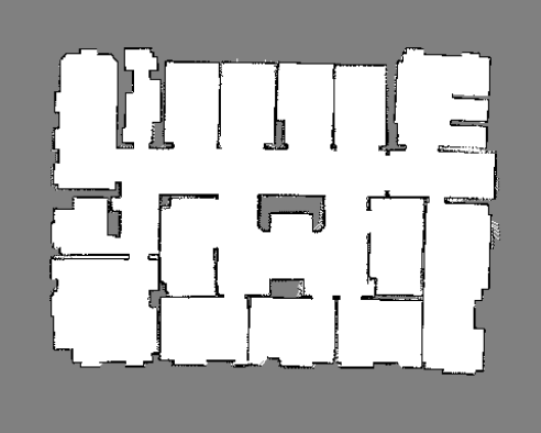
%> input picture Technical/DVZ Resources/Drones Versus Zombies (DVZ)/Software Element/Localization/map_example.png, 541 x 433 px
$ octave laser_scan_demo.m   (GNU Octave 9; MATLAB toolbox functions it lacks are replaced by stand-ins)
%> lines starting %> are read from the running program, lines starting %| are printed output that depends on the picture; in (x1, y1, x2, y2) boxes, pixels count from 0 and x2, y2 are one past the last pixel; in counts of white or black regions, pixels touching at a corner belong together; the program's own positions count from 1
### Technical/DVZ Resources/Drones Versus Zombies (DVZ)/Software Element/Localization/laser_range_opt.m
 function [z_meas, ind_x, ind_y, ind_pos_x, ind_pos_y] = laser_range_opt(x, y, psi, map, map_res)

% laser_range_opt
% Austin Lillard
% Created: 01/27/2015
% Updated: 01/28/2015
% Purpose:
%       - To calculate the distance measurement given by a laser range
%       finder in an occupancy grid.
% Inputs:
%       -x: x position in map [m]
%       -y: y position in map [m]
%       -psi: yaw angle [rad], +CCW, 0 aligned with x-axis, [-pi, pi]
%       -map: occupancy grid matrix (mxn), 1 == occupied, 0 ==  unoccupied
%       -map_res: length of unit square in grid [m]
%
%       Example map:
%       y
%       ^
%       | 1 1 1 1 1 1 1 1
%       | 1 0 0 0 0 0 0 1
%       | 1 0 0 0 0 0 0 1
%       | 1 0 0 1 1 1 0 1
%       | 1 1 1 1 0 1 1 1
%       - - - - - - - - - -> x
% Outputs:
%       -z_meas: measured distance, returns -1 if quad in wall
%       -ind_x: x index of laser hit
%       -ind_y: y index of laser hit
%       -ind_pos_x: x index of position
%       -ind_pos_y: y index of position


%% Script example values

% [28 lines of commented-out code are left out]

%% Setup Map

% Map matrix dimensions
[m, n] = size(map);

% Set map origin
x_axis = map_res: map_res :map_res*n;       % positive index -> increase in x value
y_axis = map_res*m: -map_res :map_res;      % positive index -> decrease in y value


%% Setup: Beam

% Maximum value the beam can return [m]
zmax = 10;

% Estimated points in unit grid space, assuming beam entry is perpendicular
% to the side of the square.
points_unit = 4;

% Discretization of the beam.
% Spacing between discretized points [m]
beam_spacing = map_res/points_unit;

% Create beam
beam = 0: beam_spacing : zmax;


%% Find when beam hits the wall

% If the current space is occupied
occupancy = 0;

% Calculate x and y positions of discretized beam in map coordinates
beam_x = x + beam*cos(psi);
beam_y = y + beam*sin(psi);

% Find indices in matrix that discretized beam has landed in

% First calculation

% Find which bin the beam sample lands in.  Similar to method used in
% 1-D particle filter code.  Need a negative one for y axis because the
% value is decreasing as the index increases.
    xdiff = (beam_x(1) - x_axis ) >= 0;
    ydiff = -1*(beam_y(1) - y_axis ) >= 0;

    % Returns index
    ind_x = length(x_axis(xdiff));
    ind_y = length(y_axis(ydiff));

    if ind_x <= 1
        ind_x = 1;
    end
    if ind_y <=1
        ind_y = 1;
    end

    % Record initial position of beam, show location of quadcopter
    ind_pos_x = ind_x;
    ind_pos_y = ind_y;

    ind_xp = ind_x;
    ind_yp = ind_y;

    % Check if grid unit is occupied or not
    occupancy = map(ind_y, ind_x);

    % If map grid space is occupied, exit loop and set laser range
    % measurement

    if occupancy == 1
        z_meas = -1;
        return
    end


% Loop through remaining beams
for ii = 2:length(beam)


        % Make sure indices do not exceed allowed values
        xforward = ind_xp + 1;
        if xforward >  n
            xforward = n;
        end

        yforward = ind_yp - 1;
        if yforward <= 0
            yforward = 1;
        end
        % X propagates to the right
        if psi > -pi/2 && psi < pi/2

            if beam_x(ii) < x_axis(xforward)
                ind_x = ind_xp;
            else
                ind_x = ind_xp + 1;
            end

        % X propagates to the left
        else

            if beam_x(ii) > x_axis(ind_xp)
                ind_x = ind_xp;
            else
                ind_x = ind_xp - 1;
            end

        end

        % Y propagates upward
        if psi > 0 && psi < pi

            if beam_y(ii) < y_axis(yforward);
                ind_y = ind_yp;
            else
                ind_y = ind_yp - 1;
            end

        else

            if beam_y(ii) > y_axis(ind_yp)
                ind_y = ind_yp;

            else
                ind_y = ind_yp + 1;
            end
        end


    if ind_x <= 1
        ind_x = 1;
    end
    if ind_y <=1
        ind_y = 1;
    end

    if ind_x > n
        ind_x = n;
    end
    if ind_y > m
        ind_y = m;
    end

    % Record previous indices
    ind_xp = ind_x;
    ind_yp = ind_y;

    % Check if grid unit is occupied or not
    occupancy = map(ind_y, ind_x);

    % If map grid space is occupied, exit loop and set laser range
    % measurement
    if occupancy == 1
        z_meas = (ii - 1)*beam_spacing;
        return
    end


end

% Return max laser value if the beam never intersected an occupied space
if occupancy == 0
    z_meas = zmax;
end


%% Display as image

% Return data for imaging


% Make position and laser hit gray
% for nn = 1:5
%     for jj = 1:5
%
%         map(ind_pos_y + nn - 3, ind_pos_x + jj - 3, 2) = 1;
%         map(ind_pos_y + nn - 3, ind_pos_x + jj - 3, 3) = 1;
%
%         map(ind_y + nn - 3, ind_x + jj -3, 1) = 1;
%
%
%     end
% end
%  map(ind_pos_y, ind_pos_x) = map(ind_pos_y, ind_pos_x) + 0.5;
%  map(ind_y, ind_x, 1) = 0.5;
%
%
% % Change to walls = black and free = white
%  occ_grid = imcomplement(map);
% %occ_grid = map;
%
% % Resize for ease of viewing
% occ_grid = imresize(occ_grid, 3, 'nearest');
%
% % Show on screen
% figure
% imshow(occ_grid)


### Technical/DVZ Resources/Drones Versus Zombies (DVZ)/Software Element/Localization/laser_scan_demo.m
%function [z_array] = laser_scan(x, y, psi, num_beams, map, map_res)

% laser_scan
% Austin Lillard
% Created: 01/27/2015
% Updated: 01/27/2015
% Purpose:
%       - To calculate an array of laser ranges corresponding to a
%       subsampled portion of the hokuyo scan data.
% Inputs:
%       -x: x location of the vehicle [m]
%       -y: y location of the vehicle [m]
%       -psi: yaw angle of quad [rad]
%       -num_beams: how many beams to use in scan
% Outputs:
%       -z_meas_array: array of range values from evenly spaced laser scan
%       angles.

%% For script testing

% Clean up
clear all
close all
clc

% Load map
map = imread('map_example.png');
%> map is the input picture: size 433x541x3 uint8; min 0, max 255, mean 187.6
map = mat2gray(map, [80 100]);
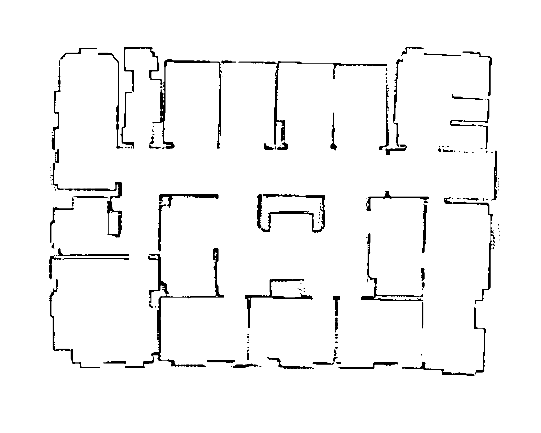
%> map: size 433x541x3 double; min 0, max 1, mean 0.964
map = imcomplement(map);
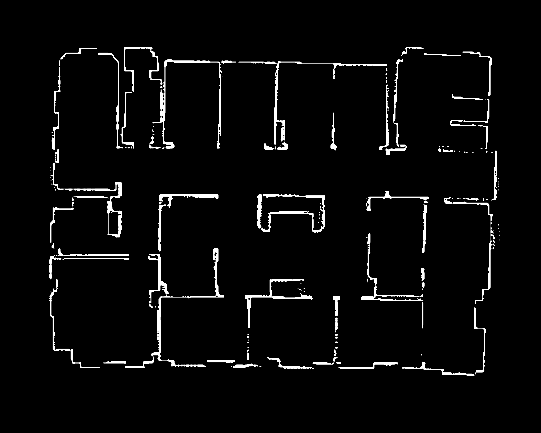
%> map: size 433x541x3 double; min 0, max 1, mean 0.0361

map(map > 0) = 1;
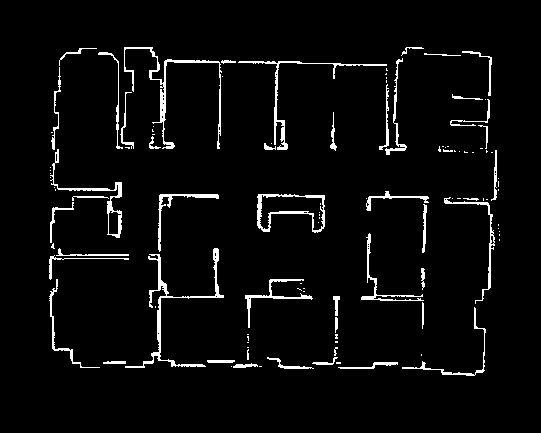
%> map: size 433x541x3 double; values 0 (black) and 1 (white), 4.1% white in thin lines or dots, all inside (x1, y1, x2, y2) = (49, 47, 500, 376)

map_res = 0.05;

x = 40;
y = 15;
psi = pi;

num_beams = 15;


%% Setup

% Minimum laser scan angle [rad]
alpha_min = -135*pi/180;

% Maximum laser scan angle [rad]
alpha_max = 135*pi/180;

% Create equally spaced scan angles, body frame
body_angles = linspace(alpha_min, alpha_max, num_beams);

% Put into map frame
map_angles = psi + body_angles;

%% Calculate ranges

% Call the laser_range function for each beam angle
for ii = 1 : num_beams

   [z_array(ii), ind_x(ii), ind_y(ii), ind_pos_x, ind_pos_y] = laser_range_opt(x, y, map_angles(ii), map, map_res);

end
%> after the loop, ind_x = [816 817 807 783 764 762 762 762 761 724 760 763 800 800 800]; ind_y = [118 99 64 63 77 105 122 135 148 195 197 296 195 195 195]; z_array = [1.14 1.96 3.53 3.65 3.38 2.38 1.96 1.85 2.02 4.81 3.68 8.26 3.03 3.34 4.25]


%% Display results
% Make position and laser hit gray

for nn = 1:5
    for jj = 1:5

        map(ind_pos_y + nn - 3, ind_pos_x + jj - 3, 2) = 1;
        map(ind_pos_y + nn - 3, ind_pos_x + jj - 3, 3) = 1;

        for ii = 1:num_beams
             map(ind_y(ii) + nn - 3, ind_x(ii) + jj -3, 1) = 1;
        end

    end
end
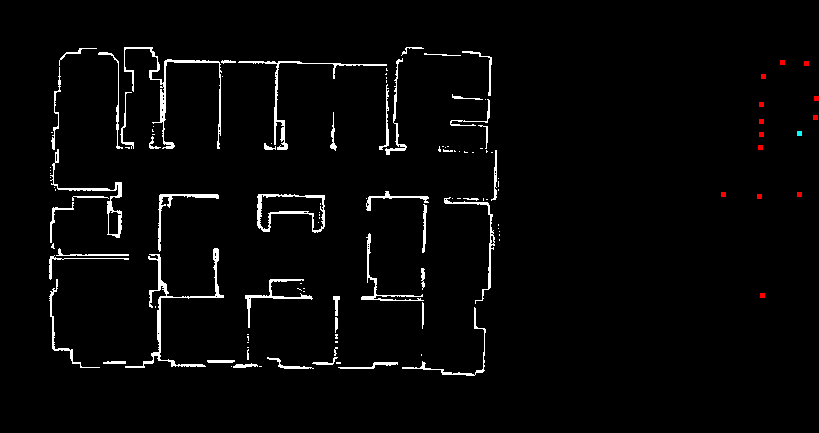
%> map: size 433x819x3 double; mean R, G, B 0.0278, 0.027, 0.027
% map(ind_pos_y, ind_pos_x) = map(ind_pos_y, ind_pos_x) + 0.5;


% Change to walls = black and free = white
 occ_grid = imcomplement(map);
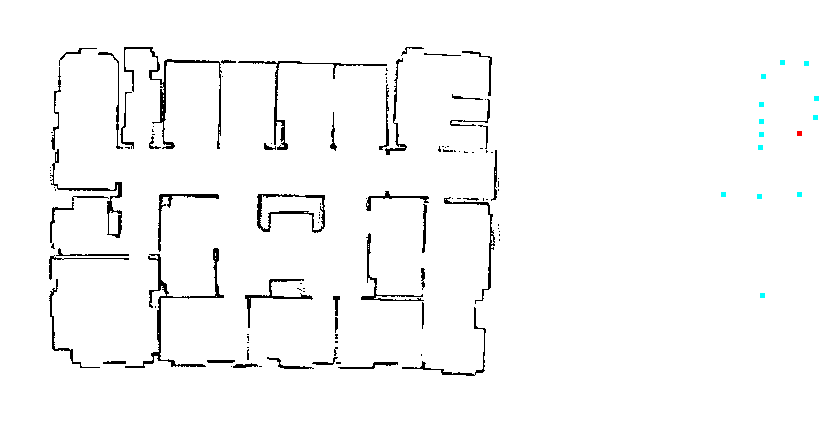
%> occ_grid: size 433x819x3 double; mean R, G, B 0.972, 0.973, 0.973
%occ_grid = map;

% Resize for ease of viewing
occ_grid = imresize(occ_grid, 1, 'nearest');

% Show on screen
figure
imshow(occ_grid)
